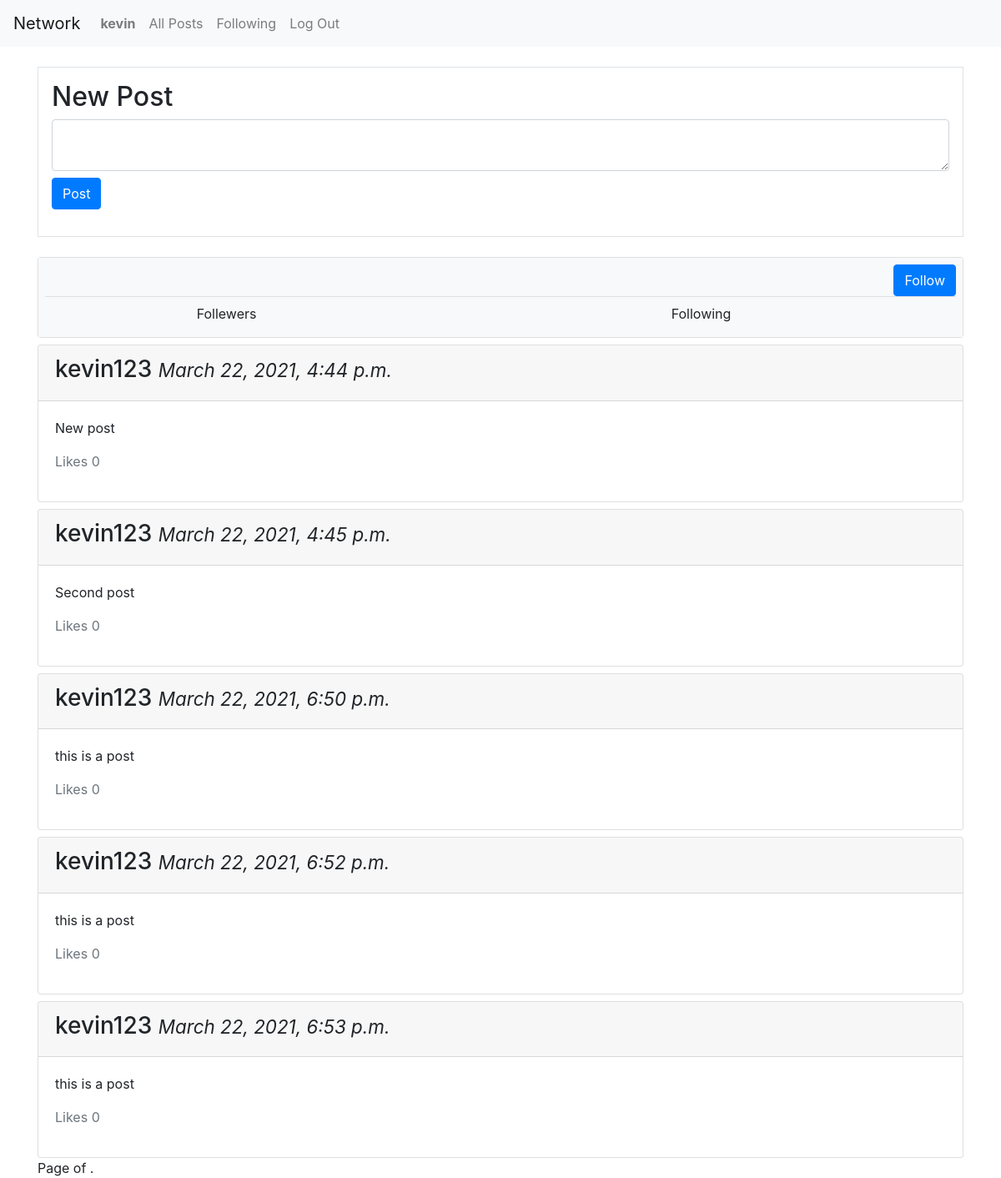
Page /following (signed in) on the committed database.
### network/models.py (models this page shows, shortened)
class User(AbstractUser):
    pass

class Posts(models.Model):
    posterUsername = models.ForeignKey(User, on_delete=models.CASCADE, related_name="post_creator")
    postContent = models.CharField(max_length=64)
    dateTime =  models.DateTimeField(auto_now_add=True)
    like = models.IntegerField()

### network/views.py (the view)
# urls.py: path("following", views.following, name="following")
def following(request):
    user = request.user
    posts  = ""
    profile = Profile.objects.get(user = user)
    posts = Posts.objects.none()
    for person in profile.following.all():
        posts = posts | Posts.objects.filter(posterUsername = person)
    return render(request, "network/index.html",{
        "posts": posts
    })

### network/templates/network/index.html (shortened to what this page needs)
{% extends "network/layout.html" %}
{% block body %}
    <div class="container">
        <div id="create" class="border p-3 mt-4">
            <div>
                <h2>New Post</h2>
            </div>
            <div id="post_form">
                <form action="" id = "form">
                    <div class="form-group">
                        <textarea name="postArea" id="postContent" cols="10" rows="2" class="form-control" ></textarea>
                        <input class="btn btn-primary mt-2" type="submit" value="Post">
                    </div>
                </form>
            </div>
        </div>
        <div class="content-section card mt-4" id="profile" >
            <div class="media bg-light">
                <div class="media-body">
                    <div class="media-heading border-bottom m-2 row justify-content-between">
                        <div class="justify-content-center">
                            {% if user.is_authenticated%}
                            <button id="followbutton" class="btn btn-primary rounded">Follow</button>
                            {%endif%}
                        </div>
                    </div>
                    <p class="row justify-content-around">
                        <span class="col-2">{{ followers }} Follewers </span>
                        <span class="col-2">{{ following }} Following</span>
                    </p>
                </div>
            </div>
        </div>
        <div id="display_posts">
            {% for post in posts %}
            <div class="card mt-2">
                <div class="card-header">
                    <h3 class="media-heading">
                        <span id="posterUsername" data-idno="{{post.posterUsername}}" >{{post.posterUsername}}</span>
                        <small><i>{{post.dateTime}}</i></small>
                    </h3>
                </div>
                <div class="card-body">
                    <p>{{post.postContent}}</p>
                    <p class="text-muted">Likes {{post.like}}</p>
                </div>
            </div>
            {%endfor%}
        </div>
        <div id="pageNo">
            <span class="current">
                Page {{ posts.number }} of {{ posts.paginator.num_pages }}.
            </span>
        </div>
    </div>
{% endblock %}

### network/templates/network/layout.html (shortened to what this page needs)
{% load static %}
<!DOCTYPE html>
<html lang="en">
    <head>
        <link rel="stylesheet" href="https://stackpath.bootstrapcdn.com/bootstrap/4.4.1/css/bootstrap.min.css">
        <link href="{% static 'network/styles.css' %}?{% now 'U' %}" rel="stylesheet" type="text/css" >
    </head>
    <body>
        <nav class="navbar navbar-expand-lg navbar-light bg-light">
            <a class="navbar-brand" href="#">Network</a>
            <div>
              <ul class="navbar-nav mr-auto">
                {% if user.is_authenticated %}
                    <li class="nav-item">
                        <a class="nav-link" href="#"><strong>{{ user.username }}</strong></a>
                    </li>
                {% endif %}
                <li class="nav-item">
                  <a class="nav-link" href="{% url 'index' %}">All Posts</a>
                </li>
                {% if user.is_authenticated %}
                    <li class="nav-item">
                        <a class="nav-link" href="{% url 'following' %}" id="followingLink">Following</a>
                    </li>
                    <li class="nav-item">
                        <a class="nav-link" href="{% url 'logout' %}">Log Out</a>
                    </li>
                {% endif %}
              </ul>
            </div>
          </nav>
        <div class="body">
            {% block body %}
            {% endblock %}
        </div>
    </body>
</html>

### rows in the picture
User: username "kevin"
Posts: posterUsername "kevin123", dateTime "March 22, 2021, 4:44 p.m.", postContent "New post", like "0"
Posts: posterUsername "kevin123", dateTime "March 22, 2021, 4:45 p.m.", postContent "Second post", like "0"
Posts: posterUsername "kevin123", dateTime "March 22, 2021, 6:50 p.m.", postContent "this is a post", like "0"
Posts: posterUsername "kevin123", dateTime "March 22, 2021, 6:52 p.m.", postContent "this is a post", like "0"
Posts: posterUsername "kevin123", dateTime "March 22, 2021, 6:53 p.m.", postContent "this is a post", like "0"
